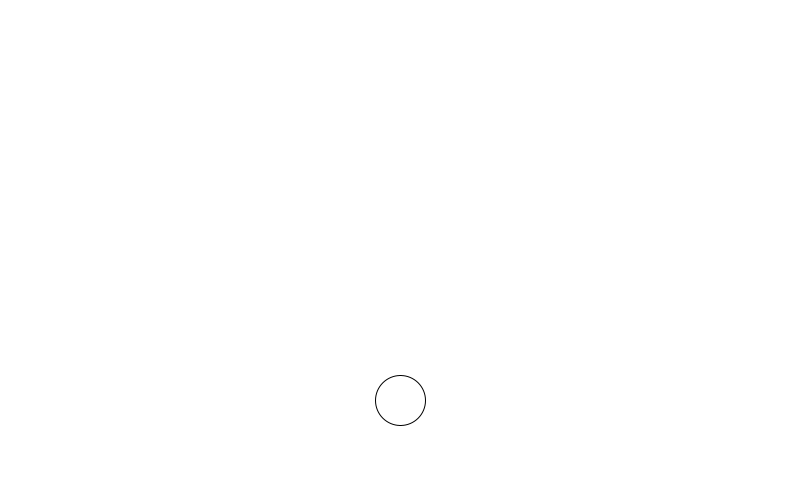
Frame 1 (no input)
Frame 60 (the mouse pressed at the canvas centre just before this capture): identical to frame 1, image omitted
Frame 120 (the mouse held since frame 60 and released just before this capture): identical to frame 1, image omitted

The Processing sketch that drew this single still picture (run headless with seeded random() and noise(); from frame 60 on, the mouse is pressed at the canvas centre):

// Processing sketch: player_demo
// ── player_demo.pde
Player player;

public void setup(){
  frameRate(30);
  registerMethod("keyEvent", this);  //keyboad handler
  size(800, 480);
  smooth();
  player = new Player();
}

public void keyEvent(KeyEvent e)
 {
  if (key == CODED) {
       switch(keyCode) {
          case UP:
          
             break;
          case LEFT:
          player.findMove(LEFT);
            break;
          case RIGHT:
          player.findMove(RIGHT);
           break;
      }
  }
  else {
        switch(e.getKeyCode()) {
          case ' ':    // spacebar
                 
                  break;                 

      }
  }
}   

public void draw() {
  background(255);
  player.draw();
  player.update();
}

// ── Player.pde
class Player {
  float  _posX;
  float  _speed;
  float  _scale;
  float  _sizeX;
  float  _sizeY;
  String  _effect; //(enum)
  String  _effectList[] = {"NONE", "REVERSE"};
  float   _easing = 0.1;
  float   _targetX;
  float   _dx;
  
  Player() {
    
    _posX = width/2;
    _speed = 10.0f;
    _scale = 1;
    _sizeX = 50;
    _sizeY = 50;
    _effect = "NONE";
     _targetX = width/2;
  }
  
  void update() {
    //_posX = mouseX;
    //_speed += 10.f;
    _dx = _targetX - _posX;
    if(abs(_dx) > 1) {
      _posX += _dx * _easing;
    }
  }
  
  void findMove(int direction) {
        //tableaau[_effect] ==>Appel bonne fonction move  } 
        if (_effect == "NONE")
          movePlayer(direction);
         else if (_effect == "ELASTIC") {
          moveElastic(direction);
        }
        else if (_effect == "REVERSE") {
          moveReverse(direction);
        }
  }
  
  void setEffect(String effect)
  {
     _effect = effect;
  }
   void moveElastic(int direction) {
    float    speed = 10.0f;
      if (direction == LEFT){
        _posX += speed;
      }
      else if (direction == RIGHT) {
        _posX -= speed;
      }   
  }
   void movePlayer(int direction) {
    float    speed = 10.0f;
    if (direction == LEFT){
        _targetX += speed;
      }
      else if (direction == RIGHT) {
        _targetX -= speed;
      }   
  }
  
  void moveReverse(int direction) {
    float    speed = 6.0f;
      if (direction == LEFT){
        _posX += speed;
      }
      else if (direction == RIGHT) {
        _posX -= speed;
      }   
  }
  
  void draw() {
     ellipse(_posX, 400, _sizeX * _scale, _sizeY * _scale);
  }
}
